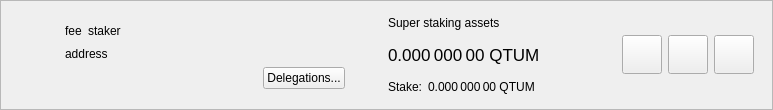
<?xml version="1.0" encoding="UTF-8"?>
<ui version="4.0">
 <class>SuperStakerItemWidget</class>
 <widget class="QWidget" name="SuperStakerItemWidget">
  <property name="geometry">
   <rect>
    <x>0</x>
    <y>0</y>
    <width>773</width>
    <height>110</height>
   </rect>
  </property>
  <property name="sizePolicy">
   <sizepolicy hsizetype="Preferred" vsizetype="Maximum">
    <horstretch>0</horstretch>
    <verstretch>0</verstretch>
   </sizepolicy>
  </property>
  <property name="windowTitle">
   <string>Form</string>
  </property>
  <layout class="QVBoxLayout" name="verticalLayout_2">
   <property name="spacing">
    <number>0</number>
   </property>
   <property name="leftMargin">
    <number>0</number>
   </property>
   <property name="topMargin">
    <number>0</number>
   </property>
   <property name="rightMargin">
    <number>0</number>
   </property>
   <property name="bottomMargin">
    <number>0</number>
   </property>
   <item>
    <widget class="QFrame" name="superStakerItemFrame">
     <property name="frameShape">
      <enum>QFrame::StyledPanel</enum>
     </property>
     <property name="frameShadow">
      <enum>QFrame::Raised</enum>
     </property>
     <layout class="QHBoxLayout" name="horizontalLayout">
      <property name="topMargin">
       <number>0</number>
      </property>
      <property name="bottomMargin">
       <number>0</number>
      </property>
      <item>
       <widget class="QLabel" name="superStakerLogo">
        <property name="sizePolicy">
         <sizepolicy hsizetype="Fixed" vsizetype="Fixed">
          <horstretch>0</horstretch>
          <verstretch>0</verstretch>
         </sizepolicy>
        </property>
        <property name="minimumSize">
         <size>
          <width>40</width>
          <height>40</height>
         </size>
        </property>
        <property name="alignment">
         <set>Qt::AlignCenter</set>
        </property>
       </widget>
      </item>
      <item>
       <widget class="QStackedWidget" name="stackedWidget">
        <property name="currentIndex">
         <number>0</number>
        </property>
        <widget class="QWidget" name="page">
         <layout class="QHBoxLayout" name="horizontalLayout_4">
          <item>
           <layout class="QHBoxLayout" name="horizontalLayout_3">
            <item>
             <layout class="QVBoxLayout" name="verticalLayout">
              <property name="rightMargin">
               <number>15</number>
              </property>
              <item>
               <spacer name="verticalSpacer_2">
                <property name="orientation">
                 <enum>Qt::Vertical</enum>
                </property>
                <property name="sizeHint" stdset="0">
                 <size>
                  <width>20</width>
                  <height>0</height>
                 </size>
                </property>
               </spacer>
              </item>
              <item alignment="Qt::AlignLeft">
               <widget class="QWidget" name="widgetSuperStaker" native="true">
                <property name="minimumSize">
                 <size>
                  <width>280</width>
                  <height>0</height>
                 </size>
                </property>
                <layout class="QHBoxLayout" name="horizontalLayout_2" stretch="0,0,1">
                 <property name="leftMargin">
                  <number>0</number>
                 </property>
                 <property name="topMargin">
                  <number>0</number>
                 </property>
                 <property name="rightMargin">
                  <number>0</number>
                 </property>
                 <property name="bottomMargin">
                  <number>0</number>
                 </property>
                 <item alignment="Qt::AlignLeft">
	          <widget class="QLabel" name="labelFee">
                   <property name="styleSheet">
                    <string notr="true">background: transparent; color: black</string>
                   </property>
                   <property name="text">
                    <string>fee</string>
                   </property>
                   <property name="textInteractionFlags">
                    <set>Qt::LinksAccessibleByMouse|Qt::TextSelectableByMouse</set>
                   </property>
                  </widget>
                 </item>
                 <item alignment="Qt::AlignLeft">
	          <widget class="QLabel" name="labelStaker">
                   <property name="styleSheet">
                    <string notr="true">background: transparent; color: black</string>
                   </property>
                   <property name="text">
                    <string>staker</string>
                   </property>
                   <property name="textInteractionFlags">
                    <set>Qt::LinksAccessibleByMouse|Qt::TextSelectableByMouse</set>
                   </property>
                  </widget>
                 </item>
                 <item>
                  <spacer name="horizontalSpacer">
                   <property name="orientation">
                    <enum>Qt::Horizontal</enum>
                   </property>
                   <property name="sizeType">
                    <enum>QSizePolicy::Minimum</enum>
                   </property>
                   <property name="sizeHint" stdset="0">
                    <size>
                     <width>0</width>
                     <height>20</height>
                    </size>
                   </property>
                  </spacer>
                 </item>
                </layout>
               </widget>
              </item>
              <item>
	       <widget class="QLabel" name="labelAddress">
                <property name="styleSheet">
                 <string notr="true">background: transparent; color: black</string>
                </property>
                <property name="text">
                 <string>address</string>
                </property>
                <property name="textInteractionFlags">
                 <set>Qt::LinksAccessibleByMouse|Qt::TextSelectableByMouse</set>
                </property>
               </widget>
              </item>
              <item alignment="Qt::AlignRight">
               <widget class="QPushButton" name="buttonDelegations">
                <property name="text">
                 <string>Delegations...</string>
                </property>
               </widget>
              </item>
              <item>
               <spacer name="verticalSpacer">
                <property name="orientation">
                 <enum>Qt::Vertical</enum>
                </property>
                <property name="sizeHint" stdset="0">
                 <size>
                  <width>20</width>
                  <height>0</height>
                 </size>
                </property>
               </spacer>
              </item>
             </layout>
            </item>
            <item>
             <widget class="QWidget" name="vLineAssets" native="true">
              <property name="sizePolicy">
               <sizepolicy hsizetype="Preferred" vsizetype="Preferred">
                <horstretch>0</horstretch>
                <verstretch>0</verstretch>
               </sizepolicy>
              </property>
              <property name="minimumSize">
               <size>
                <width>1</width>
                <height>0</height>
               </size>
              </property>
             </widget>
            </item>
            <item>
             <widget class="QWidget" name="widgetStakingAssets" native="true">
              <property name="sizePolicy">
               <sizepolicy hsizetype="Minimum" vsizetype="Preferred">
                <horstretch>0</horstretch>
                <verstretch>0</verstretch>
               </sizepolicy>
              </property>
              <layout class="QVBoxLayout" name="verticalLayout_3">
               <property name="leftMargin">
                <number>15</number>
               </property>
               <property name="topMargin">
                <number>0</number>
               </property>
               <property name="rightMargin">
                <number>15</number>
               </property>
               <property name="bottomMargin">
                <number>0</number>
               </property>
               <item>
		<widget class="QLabel" name="labelAssetsText">
		 <property name="styleSheet">
                  <string notr="true">background: transparent; color: black</string>
                 </property>	       
                 <property name="text">
                  <string>Super staking assets</string>
                 </property>
                 <property name="alignment">
                  <set>Qt::AlignLeading|Qt::AlignLeft|Qt::AlignVCenter</set>
                 </property>
                </widget>
               </item>
               <item>
                <widget class="QLabel" name="labelAssets">
                 <property name="font">
                  <font>
                   <pointsize>13</pointsize>
                  </font>
                 </property>
                 <property name="cursor">
                  <cursorShape>IBeamCursor</cursorShape>
                 </property>
                 <property name="toolTip">
                  <string>Your current spendable balance</string>
                 </property>
                 <property name="text">
                  <string notr="true">0.000 000 00 QTUM</string>
                 </property>
                 <property name="alignment">
                  <set>Qt::AlignLeading|Qt::AlignLeft|Qt::AlignVCenter</set>
                 </property>
                 <property name="textInteractionFlags">
                  <set>Qt::LinksAccessibleByMouse|Qt::TextSelectableByMouse</set>
                 </property>
                </widget>
               </item>
               <item>
                <layout class="QHBoxLayout" name="horizontalLayout_6">
                 <property name="spacing">
                  <number>6</number>
                 </property>
                 <item>
		  <widget class="QLabel" name="labelStakeText">
		   <property name="styleSheet">
                    <string notr="true">background: transparent; color: black</string>
                   </property>
                   <property name="sizePolicy">
                    <sizepolicy hsizetype="Maximum" vsizetype="Preferred">
                     <horstretch>0</horstretch>
                     <verstretch>0</verstretch>
                    </sizepolicy>
                   </property>
                   <property name="text">
                    <string>Stake:</string>
                   </property>
                   <property name="alignment">
                    <set>Qt::AlignLeading|Qt::AlignLeft|Qt::AlignVCenter</set>
                   </property>
                  </widget>
                 </item>
                 <item>
	          <widget class="QLabel" name="labelStake">
                   <property name="styleSheet">
                    <string notr="true">background: transparent; color: black</string>
                   </property>
                   <property name="text">
                    <string>0.000 000 00 QTUM</string>
                   </property>
                   <property name="alignment">
                    <set>Qt::AlignLeading|Qt::AlignLeft|Qt::AlignVCenter</set>
                   </property>
                   <property name="textInteractionFlags">
                    <set>Qt::LinksAccessibleByMouse|Qt::TextSelectableByMouse</set>
                   </property>
                  </widget>
                 </item>
                 <item>
                  <spacer name="horizontalSpacer_4">
                   <property name="orientation">
                    <enum>Qt::Horizontal</enum>
                   </property>
                   <property name="sizeType">
                    <enum>QSizePolicy::Minimum</enum>
                   </property>
                   <property name="sizeHint" stdset="0">
                    <size>
                     <width>0</width>
                     <height>0</height>
                    </size>
                   </property>
                  </spacer>
                 </item>
                </layout>
               </item>
              </layout>
             </widget>
            </item>
            <item>
             <spacer name="horizontalSpacer_2">
              <property name="orientation">
               <enum>Qt::Horizontal</enum>
              </property>
              <property name="sizeHint" stdset="0">
               <size>
                <width>0</width>
                <height>20</height>
               </size>
              </property>
             </spacer>
            </item>
            <item>
             <widget class="QToolButton" name="buttonConfig">
              <property name="text">
               <string/>
              </property>
              <property name="iconSize">
               <size>
                <width>32</width>
                <height>32</height>
               </size>
              </property>
             </widget>
            </item>
            <item>
             <widget class="QToolButton" name="buttonSplit">
              <property name="text">
               <string/>
              </property>
              <property name="iconSize">
               <size>
                <width>32</width>
                <height>32</height>
               </size>
              </property>
             </widget>
            </item>
            <item>
             <widget class="QToolButton" name="buttonRemove">
              <property name="text">
               <string/>
              </property>
              <property name="iconSize">
               <size>
                <width>32</width>
                <height>32</height>
               </size>
              </property>
             </widget>
            </item>
           </layout>
          </item>
         </layout>
        </widget>
        <widget class="QWidget" name="page_2">
         <layout class="QHBoxLayout" name="horizontalLayout_5">
          <item>
           <widget class="QLabel" name="labelNewSuperStaker">
            <property name="styleSheet">
             <string notr="true">background: transparent; color: black</string>
            </property>
            <property name="text">
             <string>Add new super stakers</string>
            </property>
           </widget>
          </item>
          <item>
           <spacer name="horizontalSpacer_3">
            <property name="orientation">
             <enum>Qt::Horizontal</enum>
            </property>
            <property name="sizeHint" stdset="0">
             <size>
              <width>408</width>
              <height>20</height>
             </size>
            </property>
           </spacer>
          </item>
          <item>
           <widget class="QToolButton" name="buttonRestore">
            <property name="text">
             <string/>
            </property>
            <property name="iconSize">
             <size>
              <width>32</width>
              <height>32</height>
             </size>
            </property>
           </widget>
          </item>
          <item>
           <widget class="QToolButton" name="buttonAdd">
            <property name="text">
             <string/>
            </property>
            <property name="iconSize">
             <size>
              <width>32</width>
              <height>32</height>
             </size>
            </property>
           </widget>
          </item>
         </layout>
        </widget>
       </widget>
      </item>
     </layout>
    </widget>
   </item>
  </layout>
 </widget>
 <resources/>
 <connections/>
</ui>
